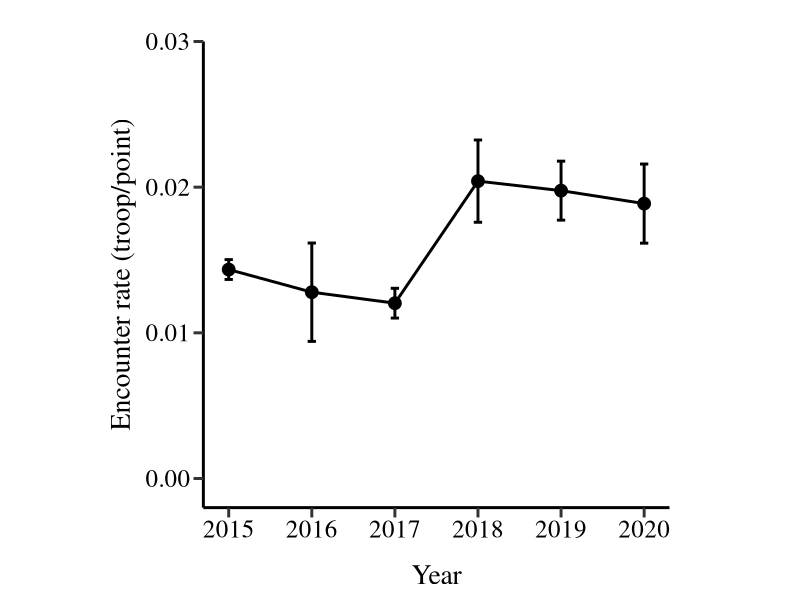
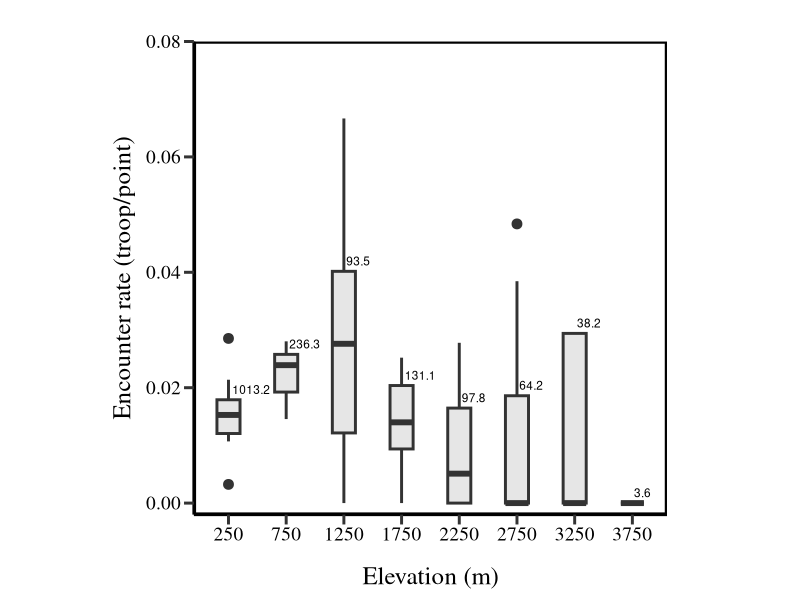
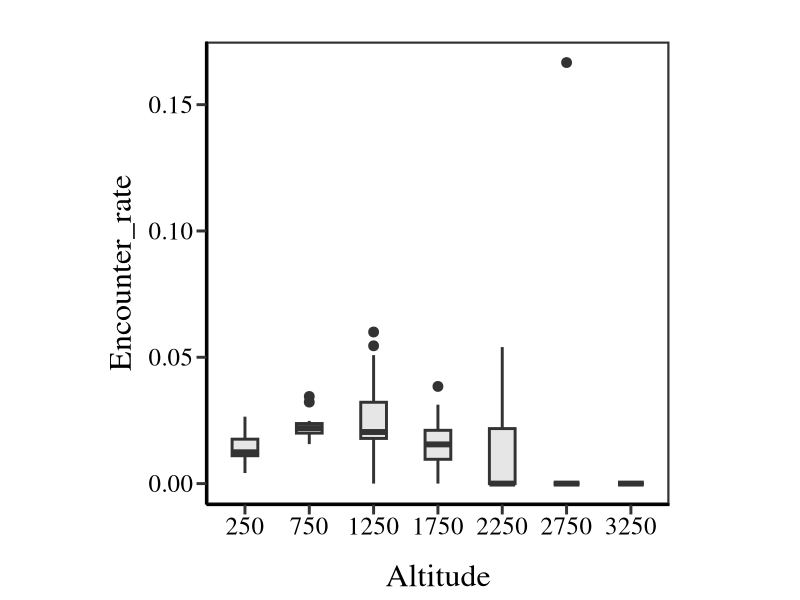
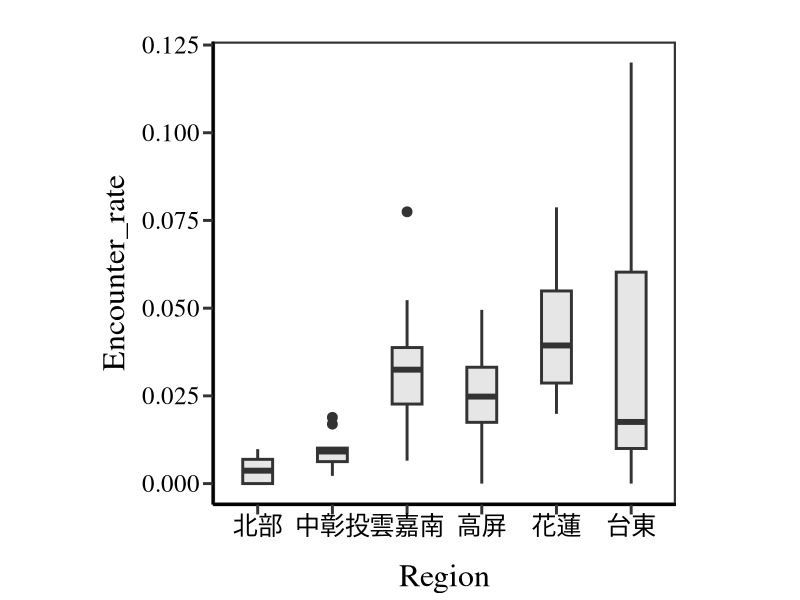
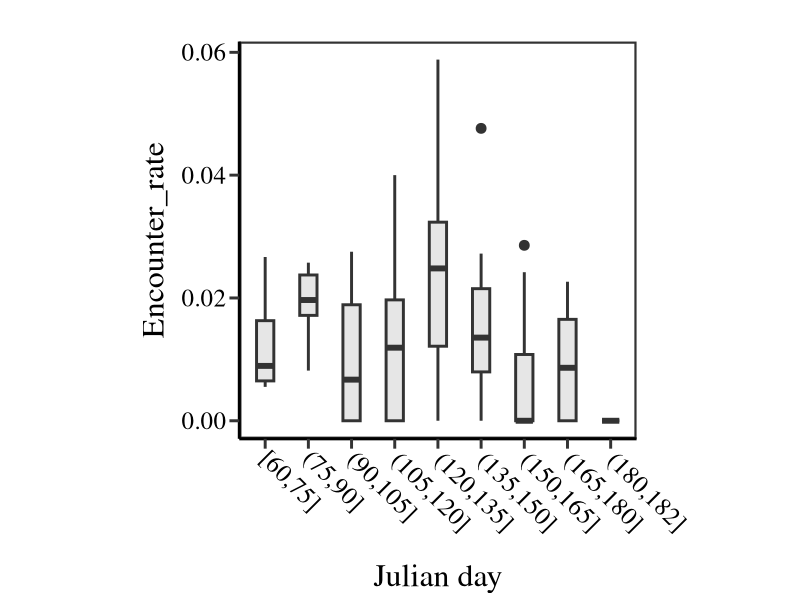
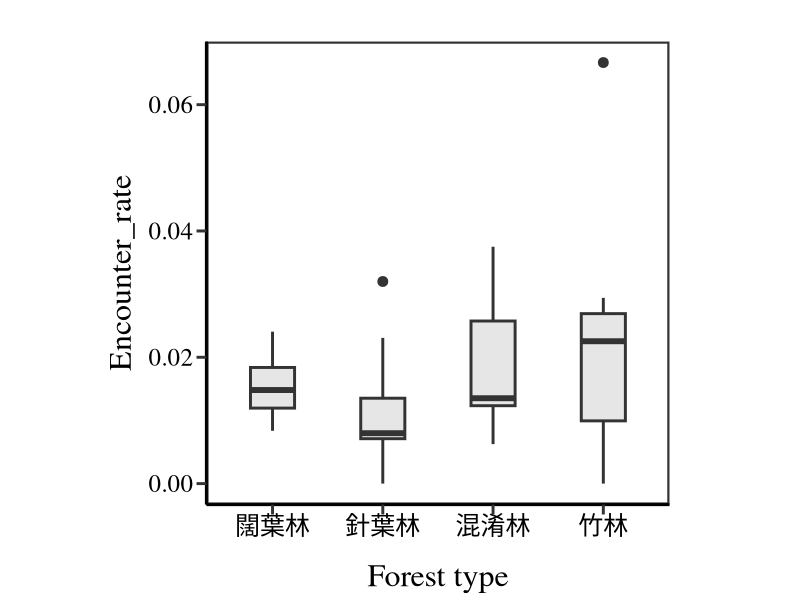
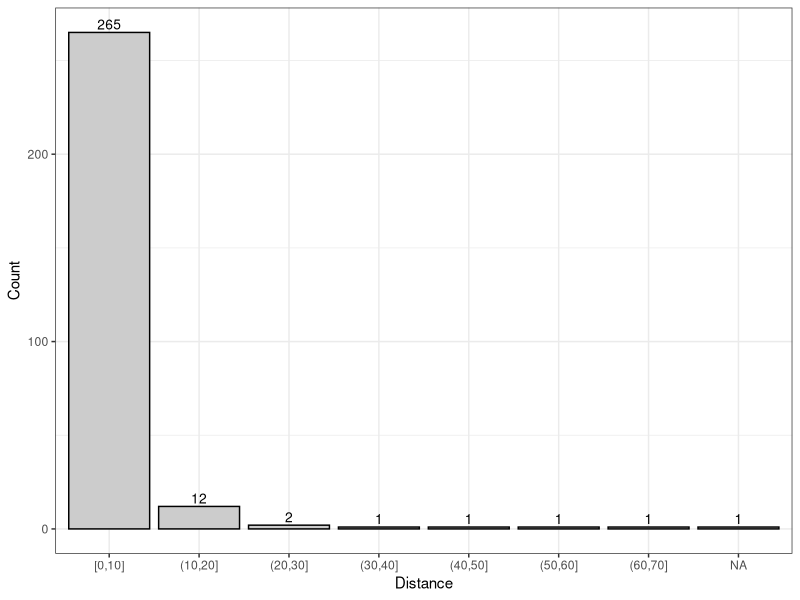

These charts were generated, in order, by the following R code:
## ---- chunk 1
knitr::opts_chunk$set(
  fig.width = 6,
 fig.asp = 1,
  echo = TRUE)
library(data.table)
library(tidyverse)
library(readxl)
library(tidyr)
library(writexl)
library(here)
library(kableExtra)


here::here() 
## ---- chunk 2
#Original data---- 

M.data <- read_excel(here("./data/clean/for analysis_V2.xlsx"),
                     sheet=1) %>% setDT %>%
  #  .[analysis %in% "Y",] %>% 
  .[, TypeName.1 := ordered(TypeName.1,c("闊葉林",
                                         "針葉林",
                                         "混淆林",
                                         "竹林",
                                         "非森林"))] %>% 
  .[, Year := as.numeric(Year)] %>% 
  .[, Survey := as.numeric(Survey)] %>% 
  .[, Point := as.numeric(Point)] %>% 
  .[, Macaca_sur := as.numeric(Macaca_sur)] %>% 
  .[, Month := as.numeric(Month)] %>% 
  .[, Day := as.numeric(Day)] %>% 
  .[, Distance := as.numeric(Distance)]
## ---- chunk 3
(output.4<- M.data %>%  
    .[Macaca_sur %in% 1,] %>%
    .[,.(ll=length(Macaca_sur),
         mm=length(unique(Site_N)),
         kk=length(unique(paste0(Site_N,"-",Point)))), by = list(Year,  County)]%>%
    dcast(.,County ~ Year , value.var = c( "ll","mm","kk")))%>% 
  kable(., format= "html") 

## ---- chunk 4
(output.5<- M.data %>%   
    .[analysis %in% "Y",] %>% 
    .[Macaca_sur %in% 0 & !is.na(Macaca_dist),] %>% 
    .[,.(ll=length(Macaca_sur),
         mm=length(unique(Site_N)),
         kk=length(unique(paste0(Site_N,"-",Point)))), by = list(Year,  County)]%>%
    dcast(.,County ~ Year , value.var = c( "ll","mm","kk")))%>% 
  kable(full_width = F)
## ---- chunk 5
(output.4.1<- M.data %>%  
    .[analysis %in% "Y",] %>% 
    .[Macaca_sur %in% 1,] %>%
    .[!(TypeName.1 %in% "非森林"),] %>% 
    .[,.(ll=length(Macaca_sur),
         mm=length(unique(Site_N)),
         kk=length(unique(paste0(Site_N,"-",Point)))), by = list(Year,  County)]%>%
    dcast(.,County ~ Year , value.var = c( "ll","mm","kk")))
## ---- chunk 6
(output.5.1<- M.data %>%   
    .[analysis %in% "Y",] %>% 
    .[Macaca_sur %in% 0 & !is.na(Macaca_dist),] %>% 
    .[!(TypeName.1 %in% "非森林"),] %>% 
    .[,.(ll=length(Macaca_sur),
         mm=length(unique(Site_N)),
         kk=length(unique(paste0(Site_N,"-",Point)))), by = list(Year,  County)]%>%
    dcast(.,County ~ Year , value.var = c( "ll","mm","kk")))
## ---- chunk 7
M.data %>% 
  .[analysis %in% "Y",] %>% 
  .[!(TypeName.1 %in% "非森林"),] %>%
  .[Macaca_sur %in%1,] %>%
  .[, .N]
## ---- chunk 8
(output.1<- M.data %>% 
   .[analysis %in% "Y",] %>% 
   .[!(TypeName.1 %in% "非森林"),] %>% 
   .[is.na(Macaca_sur), Macaca_sur := 0] %>%
   .[, .(N = .N, m = sum(Macaca_sur)), by = list(TypeName.1,TypeName)])
## ---- chunk 9
E_rate_Region<- 
    M.data %>% setDT %>%  
    filter(analysis %in% "Y") %>% 
#  filter(!Year %in% 2020) %>% 
  mutate(Y_S = paste0(Year, "_", Survey)) %>% 
  
  group_by(Y_S, Region2) %>% 
  summarise(
    N= n(),
    m = sum(Macaca_sur,na.rm=T)
    ) %>% 
    bind_rows(group_by(.,Y_S) %>%  #增加total的部分
                summarise(N=sum(N), m = sum(m)) %>%
                mutate(Region2='TW')) %>% 
    mutate(E = (m/N) %>% round(.,3)) %>%
    ungroup()

#

E_rate_Region%>% 
  reshape2::melt(id.vars = c("Y_S" ,"Region2")) %>% 
  mutate(Region2 = ordered(Region2, c("North", "Center","Southwest",
                           "South", "Hualien","Taitung", "TW"))) %>% 
  
  bind_rows(group_by(.,Region2, variable) %>%  #增加total的Mean部分
                summarise(value=mean(value)%>% round(.,3))%>%
                mutate(Y_S='Mean') ) %>% 
    bind_rows(filter(., !Y_S %in%'Mean') %>%
                group_by(Region2, variable) %>%  #增加total的SE部分
                summarise(value=(sd(value)/sqrt(n()))%>% round(.,3)) %>%
                mutate(Y_S='SE') ) %>% 
  
    reshape2::dcast( Region2+ variable ~ Y_S,
                     value.var = c("value"))%>% 
  kable( "html")%>%
  kable_styling("striped",  full_width = F)



## ---- chunk 10
(output.6<- M.data %>%    
    .[TypeName.1 %in% "非森林", analysis := "Z"] %>% 
    .[,.(N=.N,
         m = sum(Macaca_sur,na.rm=T),
         E = sum(Macaca_sur,na.rm=T)/.N),
      by = list(Year, Survey, TypeName.1, analysis)]%>%
    .[, m:= as.numeric(m)] %>% 
    .[, N:= as.numeric(N)] %>% 
    .[, E:= as.numeric(E)] %>% 
    melt(id.vars = c("Year" ,"Survey" ,"TypeName.1", "analysis")) %>% 
    dcast(., analysis+TypeName.1+ variable ~ Year + Survey, value.var = c("value")) 
)
## ---- chunk 11
(output.7<- M.data %>% 
    #.[!(TypeName.1 %in% "非森林"),] %>% 
    .[is.na(Macaca_sur), Macaca_sur := 0] %>% 
    .[Macaca_sur %in% 1, .N, list(TypeName.1, Macaca_dist)] %>% 
    dcast(., TypeName.1~Macaca_dist, value.var = "N"))
## ---- chunk 12
(output.8<-M.data %>% 
    .[analysis %in% "Y",] %>% 
    .[!(TypeName.1 %in% "非森林"),] %>% 
    .[is.na(Macaca_sur), Macaca_sur := 0] %>%
    .[, .(m = sum(Macaca_sur),.N), by= list(Year, Survey)] %>% 
    .[, Encounter_rate := m/N] %>% 
    .[, .(Sum.m = sum(m),
          Mean.m = mean(m),
          Se.m = sd(m)/sqrt(length(m)),
          
          Sum.N = sum(N),
          Mean.N = mean(N),
          Se.N = sd(N)/sqrt(length(N)),
          
          Encounter_rate = mean(Encounter_rate),
          Se = sd(Encounter_rate)/sqrt(length(Encounter_rate))), by= list(Year)]
)
## ---- chunk 13
(output.9<-
  M.data %>% setDT %>%   
  .[analysis %in% "Y",] %>% 
  .[!(TypeName.1 %in% "非森林"),] %>%
  .[,.(N=.N,
       m = sum(Macaca_sur,na.rm=T),
       E = sum(Macaca_sur,na.rm=T)/.N),
    by = list(Year, Survey, County)]%>%
  .[, m:= as.numeric(m)] %>% 
  .[, N:= as.numeric(N)] %>% 
  .[, E:= as.numeric(E)] %>% 
  melt(id.vars = c("Year" ,"Survey" ,"County")) %>% 
  dcast(., County+ variable ~ Year + Survey, value.var = c("value")))
## ---- chunk 14
#------------------  
M.data %>%
  filter(analysis %in% "Y") %>% 
  filter(!TypeName.1 %in% "非森林") %>% 
  mutate(Altitude_f = cut(Altitude,
                          breaks = c(seq(0,4000,500)),
                          labels = c(seq(250,3750,500)),
                          include.lowest = T)) %>% 
  group_by(Altitude_f) %>% 
  summarise(N = n())
## ---- chunk 15
#--------------------------

M.data %>% 
  .[analysis %in% "Y",] %>% 
  .[!(TypeName.1 %in% "非森林"),] %>% 
  .[is.na(Macaca_sur), Macaca_sur := 0] %>%
  .[, .(V1 = sum(Macaca_sur),.N), by= list(Year, Survey)] %>% 
  .[, Encounter_rate := V1/N] %>% 
  .[, .(V1 = sum(V1),
        N = sum(N),
        Encounter_rate = mean(Encounter_rate),
        Se = sd(Encounter_rate)/sqrt(length(Encounter_rate))), by= list(Year)] %>% 
  
  ggplot(. , aes( Year, Encounter_rate)) +
  geom_point(size = 4)+
  geom_line(size = 1) +
  geom_errorbar(aes(ymin = (Encounter_rate - Se),
                    ymax = (Encounter_rate + Se)),
                width = 0.1,size = 1) +
  #  annotate("text",x=2015.5, y=0.03,label=paste0("mean ± se"),
  #           vjust=0,  color="red", size=8,family="serif")+
  theme_classic() + 
  scale_y_continuous(limits = c(0,0.03),expand = c(0, 0.002, 0, 0))+
  labs(x = "Year", y = "Encounter rate (troop/point)" ) +
  theme(
    text = element_text(family="serif"),
    aspect.ratio = 1,
   # panel.border = element_rect(size = 1.5,fill = NA),
    axis.line = element_line(size = 1, colour = "black"),
    axis.ticks = element_line(size = 1),
    axis.text = element_text(size = 18,colour = "black"),
    axis.title = element_text(size = 20,colour = "black",
                              vjust = -2, hjust = 0.5),
    axis.title.x.bottom = element_text(vjust = -2),
    axis.title.y.left = element_text(vjust = 2),
    axis.ticks.length = unit(.25, "cm"),
    panel.grid = element_blank(),
    plot.margin = margin(30,30,20,20)
  )
## ---- chunk 16
Alt.d <- 
  M.data %>% 
  .[analysis %in% "Y",] %>% 
  .[!(TypeName.1 %in% "非森林"),] %>% 
  .[is.na(Macaca_sur), Macaca_sur := 0] %>%
  .[, Altitude_f := cut(Altitude,
                        breaks = c(seq(0,4000,500)),
                        labels = c(seq(250,3750,500)),
                        include.lowest = T)] %>% 
  .[, .(V1 = sum(Macaca_sur),.N), by= list(Year, Survey, Altitude_f)] %>% 
  .[, Encounter_rate := V1/N] 



Alt.d.n <-
  Alt.d %>% 
  .[,.(mean_N = sum(N)/10, y = quantile(Encounter_rate,0.75)), by = list(Altitude_f)]

ggplot(data = Alt.d, aes( x=Altitude_f, y = Encounter_rate)) +
  geom_boxplot(size = 1, width = 0.4, fill= gray(.9),
               outlier.size = 3) +
  geom_text(data = Alt.d.n, aes(y = y+0.0018,label = paste0(mean_N,c("","","","","","","",""))),
            size = 3,
            hjust = -0.1,
            position = position_dodge(0.9))+
  
  labs(x = "Elevation (m)", y = "Encounter rate (troop/point)") +
  theme_classic() +
  scale_y_continuous(limits = c(0,0.08),expand = c(0, 0.002, 0, 0))+
  theme(
    text = element_text(family="serif"),
    aspect.ratio = 1,
    panel.border = element_rect(size = 1.5,fill = NA),
    axis.line = element_line(size = 1, colour = "black"),
    axis.ticks = element_line(size = 1),
    axis.text = element_text(size = 14,colour = "black"),
    axis.title = element_text(size = 18,colour = "black",
                              vjust = -2, hjust = 0.5),
    axis.title.x.bottom = element_text(vjust = -2),
    axis.title.y.left = element_text(vjust = 2),
    axis.ticks.length = unit(.25, "cm"),
    panel.grid = element_blank(),
    plot.margin = margin(30,30,20,20)
  )
## ---- chunk 17
Alt.d.B <- 
  M.data %>% 
  .[analysis %in% "Y",] %>% 
  #.[!(TypeName.1 %in% "非森林"),] %>% 
  .[TypeName.1 %in% "闊葉林",] %>% 
  .[is.na(Macaca_sur), Macaca_sur := 0] %>%
  .[, Altitude_f := cut(Altitude,
                        breaks = c(seq(0,4000,500)),
                        labels = c(seq(250,3750,500)),
                        include.lowest = T)] %>% 
  .[, .(V1 = sum(Macaca_sur),.N), by= list(Year, Survey, Altitude_f)] %>% 
  #  .[, Altitude_f:= ordered(Altitude_f)] %>% 
  .[, Encounter_rate := V1/N] 


ggplot(Alt.d.B, aes( x=Altitude_f, y = Encounter_rate)) +
  geom_boxplot(size = 1, width = 0.4, fill= gray(.9),
               outlier.size = 3) +
  
  labs(x = "Altitude") +
  theme_bw() +
  theme(
    text = element_text(family="serif"),
    aspect.ratio = 1,
    panel.border = element_rect(size = 1.5,fill = NA),
    axis.line = element_line(size = 1, colour = "black"),
    axis.ticks = element_line(size = 1),
    axis.text = element_text(size = 18,colour = "black"),
    axis.title = element_text(size = 23,colour = "black",
                              vjust = -2, hjust = 0.5),
    axis.title.x.bottom = element_text(vjust = -2),
    axis.title.y.left = element_text(vjust = 2),
    axis.ticks.length = unit(.25, "cm"),
    panel.grid = element_blank(),
    plot.margin = margin(30,30,20,20)
  )
## ---- chunk 18
Rgn.d <- 
  M.data %>% 
  .[analysis %in% "Y",] %>% 
  .[!(TypeName.1 %in% "非森林"),] %>% 
  .[is.na(Macaca_sur), Macaca_sur := 0] %>% 
  .[, Region2 := ordered(Region2, c("North","Center", "Southwest", "South","Hualien", "Taitung" ))] %>% 
  .[, .(V1 = sum(Macaca_sur),.N), by= list(Year, Survey, Region2)] %>% 
  .[, Encounter_rate := V1/N] 

ggplot(Rgn.d, aes( Region2, Encounter_rate))+
  geom_boxplot(size = 1, width = 0.4, fill= gray(.9),
               outlier.size = 3)+
  theme_bw()+
  scale_x_discrete("Region", labels = c("North" = "北部",
                                        "Center" = "中彰投",
                                        "Southwest" = "雲嘉南",
                                        "South" = "高屏",
                                        "Hualien" = "花蓮",
                                        "Taitung" = "台東"))+
  theme(
    text = element_text(family="serif"),
    aspect.ratio = 1,
    panel.border = element_rect(size = 1.5,fill = NA),
    axis.line = element_line(size = 1, colour = "black"),
    axis.ticks = element_line(size = 1),
    axis.text = element_text(size = 18,colour = "black"),
    axis.title = element_text(size = 23,colour = "black",
                              vjust = -2, hjust = 0.5),
    axis.title.x.bottom = element_text(vjust = -2),
    axis.title.y.left = element_text(vjust = 2),
    axis.ticks.length = unit(.25, "cm"),
    panel.grid = element_blank(),
    plot.margin = margin(30,30,20,20)
  )
## ---- chunk 19
Jd.d <- 
  M.data %>% 
  .[analysis %in% "Y",] %>% 
  .[!(TypeName.1 %in% "非森林"),] %>% 
  .[is.na(Macaca_sur), Macaca_sur := 0] %>% 
  .[, julian.D_f := cut(julian.D,
                        breaks = c(seq(60,210,15)),
                        include.lowest = T)] %>% 
  .[, .(V1 = sum(Macaca_sur),.N), by= list(Year, Survey, julian.D_f)] %>% 
  .[, Encounter_rate := V1/N]   


ggplot(Jd.d, aes(julian.D_f, Encounter_rate))+
  geom_boxplot(size = 1, width = 0.4, fill= gray(.9),
               outlier.size = 3) +
  theme_bw() + 
  scale_x_discrete("Julian day",
                   labels = c("[60,75]",paste0(
                     "(",c(seq(75,180,15)),
                     ",",c(seq(90,180,15),182),
                     "]"
                   )))+
  theme(
    text = element_text(family="serif"),
    aspect.ratio = 1,
    panel.border = element_rect(size = 1.5,fill = NA),
    axis.line = element_line(size = 1, colour = "black"),
    axis.ticks = element_line(size = 1),
    axis.text = element_text(size = 18,colour = "black"),
    axis.text.x = element_text(angle = 315, hjust = -0.10),
    axis.title = element_text(size = 23,colour = "black",
                              vjust = -2, hjust = 0.5),
    axis.title.x.bottom = element_text(vjust = -2),
    axis.title.y.left = element_text(vjust = 2),
    axis.ticks.length = unit(.25, "cm"),
    panel.grid = element_blank(),
    plot.margin = margin(30,30,20,20)
  )
## ---- chunk 20
Type.d <- 
  M.data %>% 
  .[analysis %in% "Y",] %>% 
  .[!(TypeName.1 %in% "非森林"),] %>% 
  .[is.na(Macaca_sur), Macaca_sur := 0] %>%
  .[, TypeName.1:= ordered(TypeName.1, c("闊葉林", "針葉林", "混淆林", "竹林"))] %>% 
  .[, .(V1 = sum(Macaca_sur),.N), by= list(Year, Survey, TypeName.1)]   %>% 
  .[, Encounter_rate := V1/N]     


ggplot(Type.d, aes(TypeName.1, Encounter_rate))+
  geom_boxplot(size = 1, width = 0.4, fill= gray(.9),
               outlier.size = 3) +
  theme_bw() + 
  xlab("Forest type")+
  theme(
    text = element_text(family="serif"),
    aspect.ratio = 1,
    panel.border = element_rect(size = 1.5,fill = NA),
    axis.line = element_line(size = 1, colour = "black"),
    axis.ticks = element_line(size = 1),
    axis.text = element_text(size = 18,colour = "black"),
    axis.title = element_text(size = 23,colour = "black",
                              vjust = -2, hjust = 0.5),
    axis.title.x.bottom = element_text(vjust = -2),
    axis.title.y.left = element_text(vjust = 2),
    axis.ticks.length = unit(.25, "cm"),
    panel.grid = element_blank(),
    plot.margin = margin(30,30,20,20)
  )
## ---- chunk 21
M.data %>%setDT %>% 
  .[Macaca_sur %in% 1,DD := cut(Distance, breaks = seq(0,100,10),
                                ordered_result = T,
                                include.lowest = T)] %>% 
  .[Macaca_sur %in% 1,.(D2 = .N), by = list(DD)] %>% 
  ggplot(., aes(x=DD, y=D2)) +
  geom_bar(stat="identity", colour = "black", fill=gray(0.8))+
  geom_text(aes(label=D2), vjust=-0.3, color="black", size=3.5)+
  theme_bw()+
  xlab("Distance")+
  ylab("Count")
